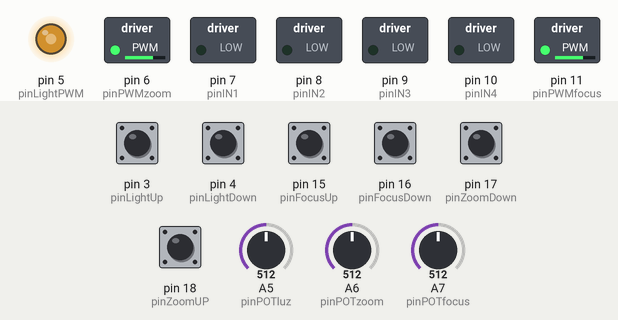
This sketch was run on a simulated Arduino Nano, built with avr-gcc and run on an emulated ATmega328P. On the bench: switched loads named in the sketch (green lamp = pin HIGH), output pins drawn as LEDs (lit = HIGH). Inputs (shaded band) come from the test bench; at power-on: pin 3 (pinLightUp), pin 4 (pinLightDown), pin 15 (pinFocusUp), pin 16 (pinFocusDown), pin 17 (pinZoomDown), pin 18 (pinZoomUP) HIGH, A5 (pinPOTluz) = 512, A6 (pinPOTzoom) = 512, A7 (pinPOTfocus) = 512.

Above: at 1.2 s.
1.3 s: A5 (pinPOTluz) set to 716
At 2.6 s:
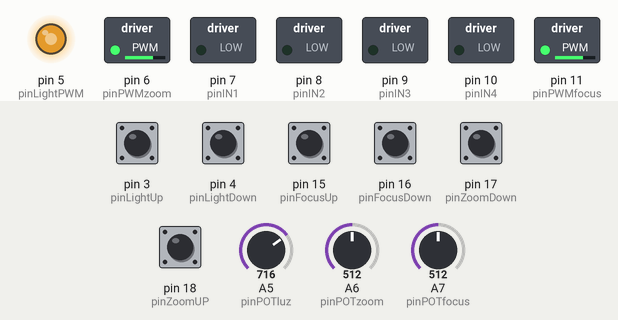
2.9 s: A6 (pinPOTzoom) set to 716
At 3.5 s:
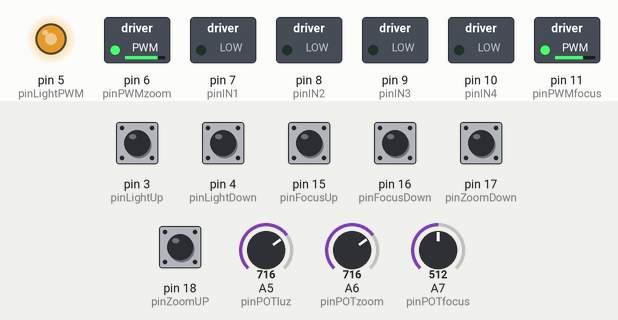
4.5 s: A7 (pinPOTfocus) set to 716
At 5.4 s:
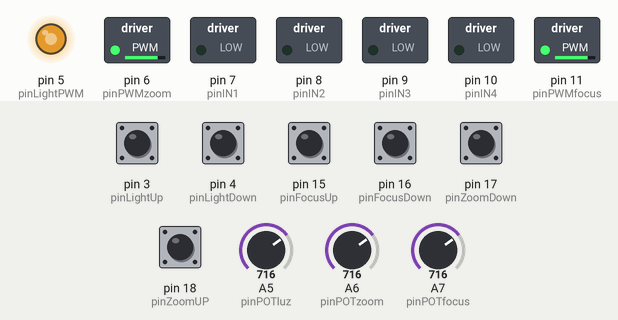
6.1 s: pin 15 (pinFocusUp) pulled LOW for 0.15 s
At 7.2 s:
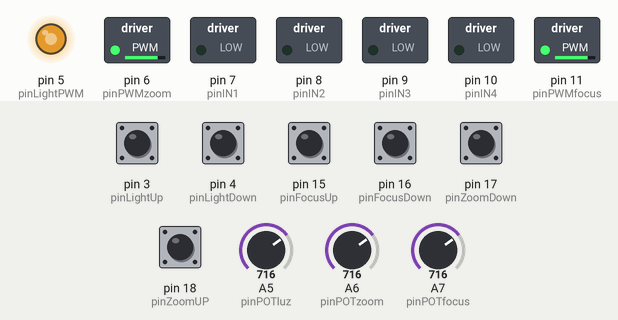
7.7 s: pin 16 (pinFocusDown) pulled LOW for 0.15 s
At 9.0 s:
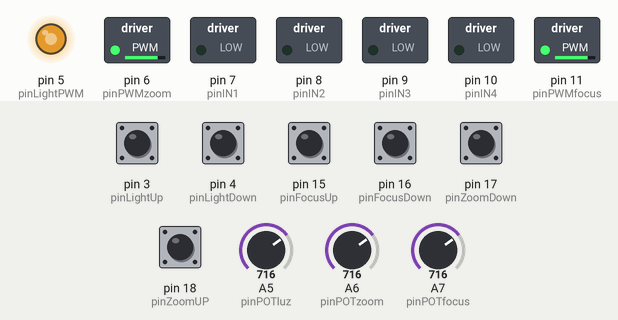
9.3 s: pin 17 (pinZoomDown) pulled LOW for 0.15 s
At 9.45 s:
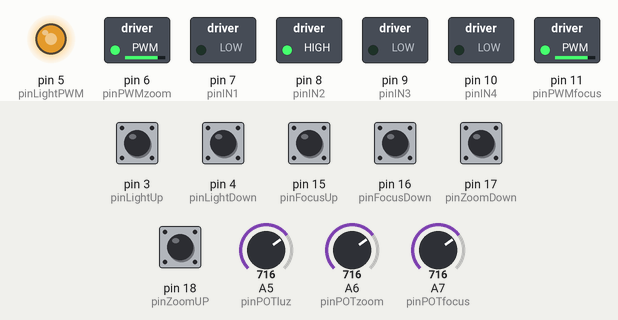
Timing chart, 0 to 12.0 s (numbered marks = the images above; inputs shaded):
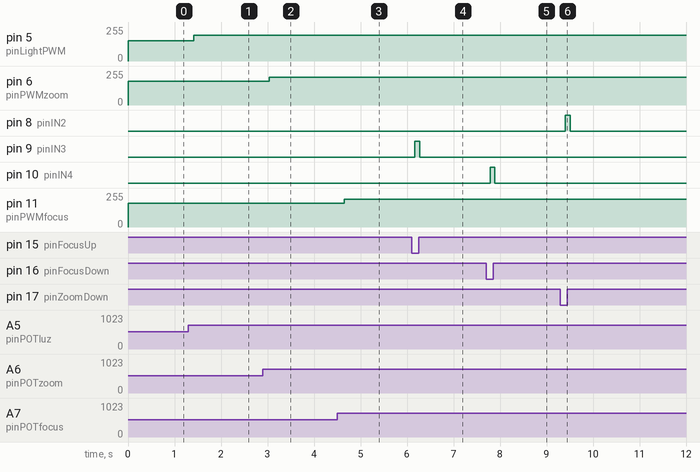

Measured:
- after the input at 1.3 s, pin 5 (pinLightPWM): 152/255 → 193/255 after 0.12 s
- after the input at 2.9 s, pin 6 (pinPWMzoom): 177/255 → 208/255 after 0.13 s
- after the input at 4.5 s, pin 11 (pinPWMfocus): 177/255 → 208/255 after 0.15 s
- after the input at 6.1 s, pin 9 (pinIN3): LOW → HIGH after 0.07 s, → LOW 0.10 s later
- after the input at 7.7 s, pin 10 (pinIN4): LOW → HIGH after 0.09 s, → LOW 0.10 s later
- after the input at 9.3 s, pin 8 (pinIN2): LOW → HIGH after 0.11 s, → LOW 0.10 s later

The sketch:

FocusZoom.ino
```cpp
#include <Arduino.h>
const int pinPOTluz = A5;
const int pinPOTfocus = A7;
const int pinPWMfocus = 11; // conector J2 cable morado
const int pinPOTzoom = A6;
const int pinPWMzoom = 6; // conector J2 cable rojo
const int pinIN1 = 7;  // conector J2 cable cafe
const int pinIN2 = 8; // conector J2 cable negro
const int pinIN3 = 9; // conector J2 cable blanco
const int pinIN4 = 10; // conector J2 cable gris
const int pinZoomUP = 18; // cambiar cables para salida en A4
const int pinZoomDown = 17; // cambiar cables para salida en A3
const int pinFocusDown = 16;// cambiar cables para salida en A2
const int pinFocusUp = 15;// cambiar cables para salida en A1
const int pinLightUp = 3; // crear cables con conector J3
const int pinLightDown = 4; // crear cables con conector J3
const int pinLightPWM = 5;// crear cables con conector J3

unsigned long tiempoOn;
unsigned long tiempoOff;
unsigned long timer = 1500;
int valPWMfocus=0;
int valPWMzoom=0;
int valPWMluz=0;
int cambioPotLight=0;
String modoLight = "pot";
boolean botonUpPresionado = HIGH;
boolean botonDownPresionado = HIGH;

void setup() {
  //Serial.begin(115200);
  pinMode(pinPWMfocus, OUTPUT);
  pinMode(pinPWMzoom, OUTPUT);
  pinMode(pinLightPWM, OUTPUT);
  pinMode(pinIN1, OUTPUT);
  pinMode(pinIN2, OUTPUT);
  pinMode(pinIN3, OUTPUT);
  pinMode(pinIN4, OUTPUT);
  pinMode(pinLightUp, INPUT_PULLUP);
  pinMode(pinLightDown, INPUT_PULLUP);
  pinMode(pinZoomUP, INPUT_PULLUP);
  pinMode(pinZoomDown, INPUT_PULLUP);
  pinMode(pinFocusDown, INPUT_PULLUP);
  pinMode(pinFocusUp, INPUT_PULLUP);

}

void loop() {
  valPWMfocus = map(analogRead(pinPOTfocus), 0, 1023, 100, 255);  // convertir a valor PWM arrancando desde 100 porque los motores no aceptan bajos niveles de V
  Serial.print("valor de PWM focus: ");
  Serial.print(valPWMfocus);
  analogWrite(pinPWMfocus,valPWMfocus);
  valPWMzoom = map(analogRead(pinPOTzoom), 0, 1023, 100, 255);  // convertir a valor PWM arrancando desde 100 porque los motores no aceptan bajos niveles de V
  Serial.print(" ; valor de PWM zoom: ");
  Serial.print(valPWMzoom);
  analogWrite(pinPWMzoom,valPWMzoom);
  if (analogRead(pinLightPWM)!=cambioPotLight){
    modoLight = "pot";
  }
  if (modoLight == "pot"){
    valPWMluz = map(analogRead(pinLightPWM), 0, 1023, 50, 255);  // convertir a valor PWM arrancando desde 100 porque los motores no aceptan bajos niveles de V
    Serial.print(" ; valor de PWM light: ");
    Serial.println(valPWMluz);
    analogWrite(pinLightPWM,valPWMluz);
  }
  if (digitalRead(pinLightUp) == LOW or digitalRead(pinLightDown)== LOW){
    tiempoOn=millis();
    modoLight= "pedal";
  }else{
    tiempoOff=millis();
  }
  if (modoLight == "pedal"){
    if (digitalRead(pinLightUp) == LOW){
      if (tiempoOn-tiempoOff >= timer && valPWMluz < 255){
          //Serial.print("Cumplida espera de 1.5 seg, subiendo luz PWM ");
          valPWMluz++;
          delay(20);
      }
    }else {
      if (tiempoOn-tiempoOff < timer && botonUpPresionado ==LOW){
        valPWMluz=255;
      }
    }
    if (digitalRead(pinLightDown) == LOW){
      if (tiempoOn-tiempoOff >= timer && valPWMluz > 100){
          //Serial.print("Cumplida espera de 1.5 seg, bajando luz PWM ");
          valPWMluz--;
          delay(20);
      }
    }else {
      if (tiempoOn-tiempoOff < timer && botonDownPresionado ==LOW){
        valPWMluz=0;
      }
    }
  analogWrite(pinLightPWM,valPWMluz);
  }
  if (digitalRead(pinZoomUP)==LOW){
      Serial.println("presionado pedal ZoomUP");
      zoomup();
    }
  if (digitalRead(pinZoomDown)==LOW){
      Serial.println("presionado pedal ZoomDOWN");
      zoomdown();
    }
  if (digitalRead(pinFocusDown)==LOW){
      Serial.println("presionado pedal FocusDOWN");
      focusdown();
    }
    if (digitalRead(pinFocusUp)==LOW){
      Serial.println("presionado pedal FocusUP");
      focusup();
    }
    if (digitalRead(pinZoomUP)==HIGH && digitalRead(pinZoomDown)==HIGH){ //Se detiene solo el ZOOM al no presionar nada porque sino se puede quedar metida la orden de FOCUS
      pararzoom();
      delay(100);
    }
    if (digitalRead(pinFocusDown)==HIGH && digitalRead(pinFocusUp)==HIGH){ //Se detiene solo el FOCUS al no presionar nada porque sino se puede quedar metida la orden de ZOOM
      pararfocus();
      delay(100);
    }
  cambioPotLight = analogRead(pinLightPWM);
  botonUpPresionado =digitalRead(pinLightUp);
  botonDownPresionado =digitalRead(pinLightDown);
}
void zoomup(){
  digitalWrite(pinIN1,HIGH);
  digitalWrite(pinIN2,LOW);
  Serial.println("Moviendo zoom para arriba...");
}
void zoomdown(){
  digitalWrite(pinIN1,LOW);
  digitalWrite(pinIN2,HIGH);
  Serial.println("Moviendo zoom para abajo...");
}
void focusup(){
  digitalWrite(pinIN3,HIGH);
  digitalWrite(pinIN4,LOW);
  Serial.println("moviendo focus para arriba...");
}
void focusdown(){
  digitalWrite(pinIN3,LOW);
  digitalWrite(pinIN4,HIGH);
  Serial.println("Moviendo focus para abajo...");
}
void pararzoom(){
  digitalWrite(pinIN1,LOW);
  digitalWrite(pinIN2,LOW);
  Serial.println("motores zoom detenidos detenidos");
}
void pararfocus(){
  digitalWrite(pinIN3,LOW);
  digitalWrite(pinIN4,LOW);
  Serial.println("motores focus detenidos detenidos");
}
```
